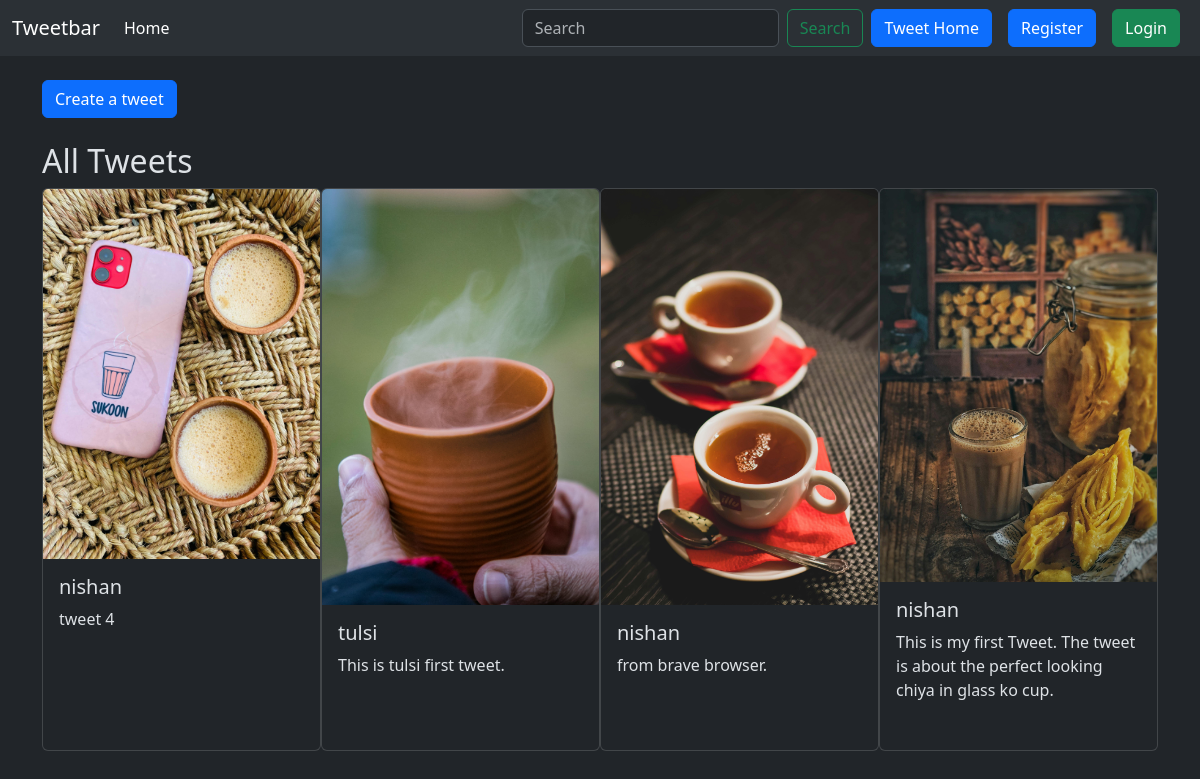
Screenshot of /tweet/ with the database file from the repository.
### tweet/models.py (models this page shows, shortened)
class Tweet(models.Model):
    user = models.ForeignKey(User, on_delete=models.CASCADE)
    text = models.TextField(max_length=256)
    photo = models.ImageField(upload_to='photos/', blank=True, null=True)
    created_at = models.DateTimeField(auto_now_add=True)
    updated_ad = models.DateTimeField(auto_now=True)

### tweet/views.py (the view)
# urls.py: path('', views.all_tweets, name="all_tweets"),
def all_tweets(request):
    tweets = Tweet.objects.all().order_by('-created_at')
    return render(request, 'tweet/all_tweets.html', {'tweets': tweets})

### tweet/templates/tweet/all_tweets.html (shortened to what this page needs)
{% extends "layout.html" %}
{% block content %}
<a class="btn btn-primary mt-4 mb-4" href="{% url 'tweet' %}">Create a tweet</a>
<h2>All Tweets</h2>
<div class="all-tweets d-flex flex-row justify-content-evenly">
  {% for tweet in tweets %}
  <div class="card" style="width: 18rem;">
    <img class="card-img-top" src="{{tweet.photo.url}}" alt="Card image cap">
    <div class="card-body">
      <h5 class="card-title">{{tweet.user.username}}</h5>
      <p class="card-text">{{tweet.text}}</p>
    </div>
    <div class="card-body">
    </div>
  </div>
  {% endfor %}
</div>
{% endblock %}

### templates/layout.html (shortened to what this page needs)
{% load static %}
<!DOCTYPE html>
<html lang="en" data-bs-theme="dark">
  <head>
    <link
      href="https://cdn.jsdelivr.net/npm/bootstrap@5.3.3/dist/css/bootstrap.min.css"
      rel="stylesheet"
    />
  </head>
  <body>
    <nav class="navbar navbar-expand-lg bg-body-tertiary">
      <div class="container-fluid">
        <a class="navbar-brand" href="#">Tweetbar</a>
        <div class="collapse navbar-collapse" id="navbarScroll">
          <ul
            class="navbar-nav me-auto my-2 my-lg-0 navbar-nav-scroll"
            style="--bs-scroll-height: 100px"
          >
            <li class="nav-item">
              <a class="nav-link active" aria-current="page" href="#">Home</a>
            </li>
          </ul>
          <form class="d-flex" role="search">
            <input
              class="form-control me-2"
              type="search"
              placeholder="Search"
              aria-label="Search"
            />
            <button class="btn btn-outline-success" type="submit">
              Search
            </button>
          </form>
          <a href="{% url 'all_tweets' %}" class="btn btn-primary mx-2">Tweet Home</a>
          {% if user.is_authenticated %}
          <form method="post" action="{% url 'logout' %}">
            {% csrf_token %}
            <button class="btn btn-danger" type="submit">Logout</button>
          </form>
          {% else %}
          <a href="{% url 'register' %}" class="mx-2 btn btn-primary">Register</a>
          <a href="{% url 'login' %}" class="mx-2 btn btn-success">Login</a>
          {% endif %}
        </div>
      </div>
    </nav>
    <div class="container">
        {% block content %}{% endblock %}
    </div>
  </body>
</html>

### rows the page displays
Tweet: photo (picture), user.username "nishan", text "tweet 4"
Tweet: photo (picture), user.username "tulsi", text "This is tulsi first tweet."
Tweet: photo (picture), user.username "nishan", text "from brave browser."
Tweet: photo (picture), user.username "nishan", text "This is my first Tweet. The tweet is about the perfect looking chiya in glass ko cup."
